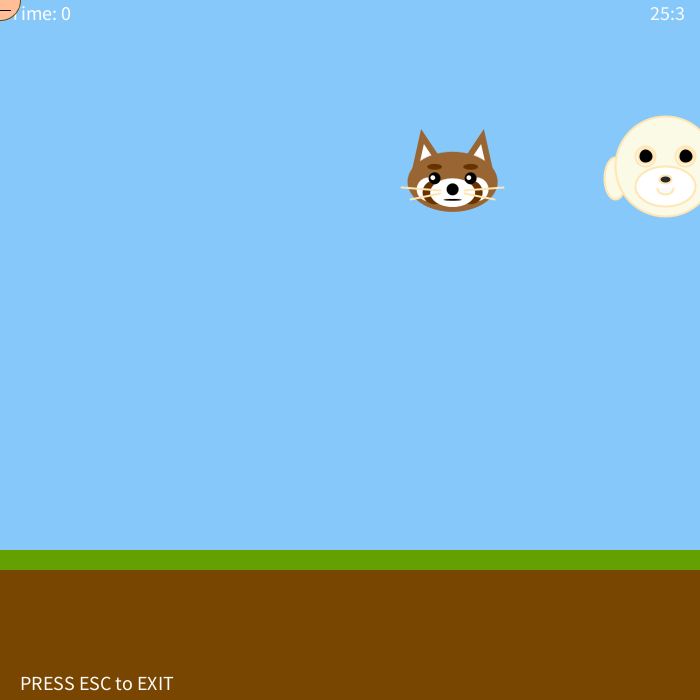
Frame 1 (no input)
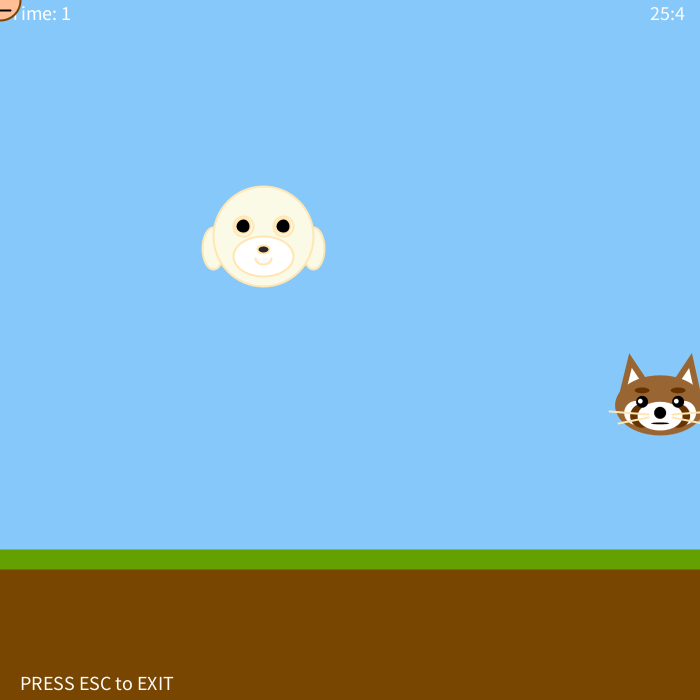
Frame 60 (the mouse pressed at the canvas centre just before this capture)
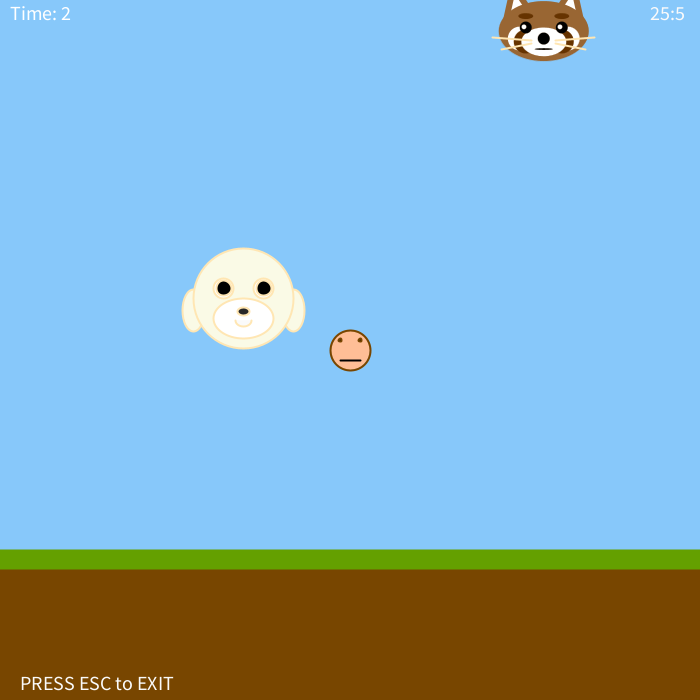
Frame 120 (the mouse held since frame 60 and released just before this capture)

The Processing sketch that drew these frames (run headless with seeded random() and noise(); from frame 60 on, the mouse is pressed at the canvas centre):

// Processing sketch: hw2
// ── hw2.pde
float[] item1 = new float[2]; 
float[] item2 = new float[2]; 
int time1;
void setup() {
    size(700, 700);
    item1[0] = random(width);
    item1[1] = random(height);
    item2[0] = random(width);
    item2[1] = random(height);
  time1 = millis();
  }
  void draw() { 
    int sec =second();
    int min = minute();
    background(135,200,250);
    backG();
    int count = (millis() - time1) / 1000;
    fill(255);
    textSize(20);
    text("Time: " + count, 10, 20);
    if(count==5){
      text("10 point", mouseX+20,mouseY-10);
    }
    else if(count==10){
      text("20 point", mouseX+20,mouseY-10);
    }
    else if(count==15){
      text("30 point", mouseX+20,mouseY-10);
    }
    else if(count==20){
      text("30 point", mouseX+20,mouseY-10);
    }
    else if(count==25){
      text("50 point", mouseX+20,mouseY-10);
    }
    else if(count==30){
      text("Max(60) point", mouseX+20,mouseY-10);
    }
    mainChar(mouseX, mouseY, 40); 
    myitem(item1[0], item1[1], 60); 
    myitem2(item2[0], item2[1], 10);//*10
    textSize(20);
    text(min + ":"+sec,650,20);
    text("PRESS ESC to EXIT",20,690);
    for (int i = 0; i < 2; i++) {
      float speedX = random(-60, 60); 
      float speedY = random(-60, 60);
      float distance = dist(item1[0], item1[1], item2[0], item2[1]);
      float distMin = 80; //item끼리 충돌
      if (distance < distMin) { 
        float distchk = distMin - distance;
        if (item1[0] < item2[0]) {
          item1[0] -= distchk / 2;
          item2[0] += distchk / 2;
      } else if (item1[0] > item2[0]) {
        item1[0] += distchk / 2;
        item2[0] -= distchk / 2;
      }
        if (item1[1] < item2[1]) {
          item1[1] -= distchk / 2;
          item2[1] += distchk / 2;
        } else if (item1[1] > item2[1]) {
          item1[1] += distchk / 2;
          item2[1] -= distchk / 2;
        }
      }
      if (i == 0) { //벽 감지
        item1[0] += speedX;
        item1[1] += speedY;
        if (item1[0] < 0) {
          item1[0] = 0;
        } else if (item1[0] > width) {
          item1[0] = width;
        }
        if (item1[1] < 0) {
          item1[1] = 0;
        } else if (item1[1] > height) {
          item1[1] = height;
        }
      } else {
        item2[0] += speedX;
        item2[1] += speedY;
        if (item2[0] < 0) {
          item2[0] = 0;
        } else if (item2[0] > width) {
          item2[0] = width;
        }
        if (item2[1] < 0) {
          item2[1] = 0;
        } else if (item2[1] > height) {
          item2[1] = height;
        }
      }
      if (dist(mouseX, mouseY, item1[0], item1[1]) < 60) { 
      delay(1000);  //
      exit();
      }
      else if(dist(mouseX, mouseY, item2[0], item2[1]) < 50) {
       delay(500);
       exit();
      }
    }
  }
  void keyPressed() {
    if (key == ESC) {//esc 누르면 게임종료
      exit();
    }
  }

// ── backG.pde
void backG(){
  fill(100,160,0);
  stroke(100,160,0);
  rect(0,550,700,700);
  fill(120,70,0);
  stroke(120,70,0);
  rect(0,570,700,700);
}

// ── char2.pde
void myitem(float x,float y,float d){ //23학번김예은 
  strokeWeight(d*0.1);  //귀_맨마지막에추가함
  stroke(153,102,51);
  fill(255);
  triangle(x,y,x-d*0.5,y-d*0.75,x-d*0.67,y);
  triangle(x,y,x+d*0.5,y-d*0.75,x+d*0.67,y);
  
  fill(153,102,51);  //얼굴색
  strokeWeight(0);
  ellipse(x,y,d*1.5,d*1.0);  //얼굴

  fill(255);  //볼 흰 털
  circle(x-d*0.4,y+d*0.125,d*0.4); 
  circle(x+d*0.4,y+d*0.125,d*0.4);
  fill(102,51,0);  //볼 어두운 갈색 털
  circle(x-d*0.3,y+d*0.175,d*0.4);
  circle(x+d*0.3,y+d*0.175,d*0.4);
  fill(255);    //코 있는 가운데 흰 털
  ellipse(x,y+d*0.18,d*1.5*0.5,d*1.2*0.4);
  
  fill(0);   //눈
  circle(x-d*0.3,y-d*0.06,d*0.2);
  circle(x+d*0.3,y-d*0.06,d*0.2);
  fill(102,51,0);  //눈썹
  ellipse(x-d*0.3,y-d*0.25,d*0.25,d*0.1);
  ellipse(x+d*0.3,y-d*0.25,d*0.25,d*0.1);
  fill(255);  //눈 빤짝
  ellipse(x-d*0.33,y-d*0.07,d*0.08,d*0.08);
  ellipse(x+d*0.27,y-d*0.07,d*0.08,d*0.08);
  
  fill(0);  //코랑 입
  circle(x,y+d*0.125,d*0.2);
  ellipse(x,y+d*0.3,d*0.3,d*0.03);
  
  stroke(255,230,179);  //수염
  strokeWeight(2);
  line(x+d*0.2,y+d*0.2,x+d*0.7,y+d*0.3);
  line(x-d*0.2,y+d*0.2,x-d*0.7,y+d*0.3);
  line(x+d*0.2,y+d*0.15,x+d*0.85,y+d*0.1);
  line(x-d*0.2,y+d*0.15,x-d*0.85,y+d*0.1);  
}

// ── char3.pde
void myitem2(float x, float y, float d){//23학번 구민주 
  
  fill(250,250,230);
  ellipse(x-d*5,y+d*1.2, d*2.2, d*4.2);
  ellipse(x+d*5,y+d*1.2, d*2.2, d*4.2);
  
  fill(250,250,230);
  circle(x,y,d*10);
  
  fill(255);
  circle(x-d*2,y-d*1, d*2);
  circle(x+d*2,y-d*1, d*2);
  
  fill(0);
  circle(x-d*2,y-d*1, d*1.5);
  circle(x+d*2,y-d*1, d*1.5);
  
  fill(255);
  ellipse(x,y+d*2,d*6,d*4);
  
  fill(40);
  ellipse(x,y+d*1.3,d*1.2,d*0.8);
  
  fill(250);
  arc(x,y+d*2.2,d*1.6,d*1.2,0,PI);
}

// ── mainChar.pde
void mainChar(float x, float y, float d){ //21학번 박지선
  fill(255, 190, 150);
  circle(x, y, d);
  fill(0); 
  circle(x - d/4, y - d/4, 3);
  circle(x + d/4, y - d/4, 3); 
  stroke(0);
  float mouth = y + d/4; 
  line(x - d/4, mouth, x + d/4, mouth); 
}
